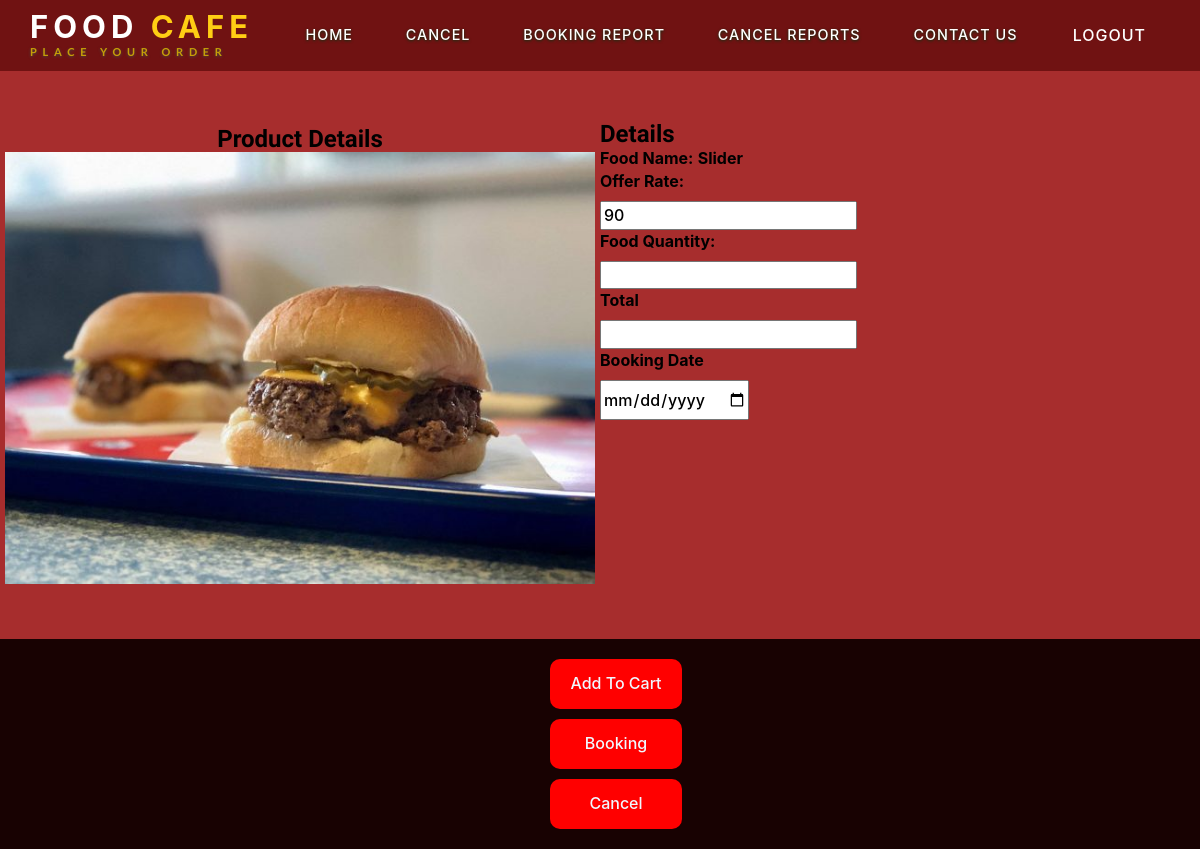
Screenshot of /customer/singleitem.php?id=3 with the database file from the repository.
### tables this page shows
CREATE TABLE IF NOT EXISTS `food` (
  `foodid` int(10) NOT NULL AUTO_INCREMENT,
  `foodname` varchar(15) NOT NULL,
  `bookingquantity` int(5) NOT NULL,
  `offerrate` int(5) NOT NULL,
  `totalamount` int(5) NOT NULL,
  `cid` int(5) NOT NULL,
  `fimage` varchar(100) NOT NULL,
  PRIMARY KEY (`foodid`),
  KEY `foreignkey` (`cid`)
);

### classes/DataAccess.class.php (called while the page is built, shortened)
<?php
class DataAccess
{
	private $_con,$_query,$_errors;
	public function __construct()
	{
		if(!$this->_con=mysqli_connect(DB_HOST,DB_USER,DB_PASSWORD,DB_NAME))
		{
			die("connection Error");
		}
	}
	public function query($query)
	{
		if(isset($query))
		{
			$words=explode(' ',$query);
			$this->_query=$query;
			$res=mysqli_query($this->_con,$this->_query);
			if($words[0]=='select' || $words[0]=='Select' || $words[0]=='SELECT')
			{
				if(mysqli_num_rows($res))
				{
					$dataArr=array();
					while($row=mysqli_fetch_assoc($res))
					{
						$dataArr[] = $row;
					}
					return $dataArr;
				}
				else
				{
					return false;
				}
			}
		}
	}
}
?>

### customer/singleitem.php (the view, shortened to what this page needs)
<!DOCTYPE html>
<html lang="en">
<head>
    <link rel="stylesheet" href="ui.css">
</head>
<body>
<?php include("userheader.php");
?>
<?php
$dao=new DataAccess();
?>
<?php	$itid=$_GET['id'];
			 $q="select * from food where foodid=".$itid ;
$info=$dao->query($q);
?>
<form action="" method="POST" enctype="multipart/form-data">
 <div class="upper">
        <div class="upper-left">
            <h3>Product Details</h3>
            <img style="width:300; height:300" src=<?php echo BASE_URL."uploads/".$info[0]["fimage"]; ?> alt=" " class="img-responsive" />
        </div>
        <div class="content">
            <h3>Details</h3>
            <div style="display: block;">
                <label for="name">Food Name:</label>
                <label for="name"><?php echo $info[0]["foodname"]; ?></label><br>
                 <label for="price">Offer Rate:</label><br>
                <input id="price" name="offerrate" type="text" value="<?php echo $info[0]["offerrate"];  ?>" readonly style="margin-top: 8px;"><br>
                <label for="qty">Food Quantity:</label><br>
                <input id="qty" name="qty" type="text" onkeyup="showtotal()" style="margin-top: 8px;"><br>
                <label for="Total">Total</label><br>
                <input id="total" name="total" type="text" readonly style="margin-top: 8px;"><br>
                <label for="">Booking Date</label><br>
                <input id="bookingdate"name="bookingdate" type="date" style="margin-top: 8px;"><br>
            </div>
        </div>
    </div>
    <div class="lower">
        <div class="btn-grp">
                <button class="buttons" name="btn_insert" id="btn-1">Add To Cart</button>
                <button class="buttons" id="btn-2">Booking</button>
                <button class="buttons" id="btn-3">Cancel
                </button>
        </div>
    </div>
    </form>
</body>
</html>

### customer/ui.css (style rules this page uses)
* { margin: 0; font-family: -apple-system, BlinkMacSystemFont, 'Segoe UI', Roboto, Oxygen, Ubuntu, Cantarell, 'Open Sans', 'Helvetica Neue', sans-serif; }
body { width: 100%; }
.upper { display: inline-block; height: 50%; width: 100%; background:rgb(167 45 45); color: rgb(0, 0, 0); padding-top: 50px; padding-bottom: 50px; }
.buttons { display: block; width: 20%; border: 0; border-radius: 10px; background-color: red; color: aliceblue; height: 50px; transition: .3s; margin: 10px; }
.btn-grp { margin-left:45%; }
.lower { display: inline-block; padding: 10px 0 10px 0; height: 50%; width: 100%; background: #180202; color: aliceblue; text-align: center; }
.upper-left { float: left; width: 50%; height: inherit; text-align: center; padding: 5px; }

### customer/assets/css/chocolat.css (style rules this page uses)
body { margin:0; padding:0; }

### customer/assets/css/easy-responsive-tabs.css (style rules this page uses)
body { margin: 0px; padding: 0px; background: #f5f5f5; font-weight: 500; }

### customer/assets/css/style.css (style rules this page uses)
html, body { margin:0; font-size: 100%; font-family: 'Lato', sans-serif; background: #fff; }
h1,h2,h3,h4,h5,h6 { margin:0; font-family: 'Federo', sans-serif; font-weight: 600; }
label { margin:0; }

### rows the page displays
food: fimage (picture), foodname "Slider", offerrate "90"
